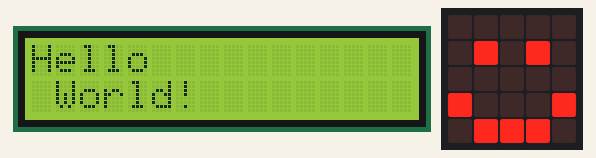
The program below on a simulated BBC micro:bit running MicroPython. Shown: 16×2 character LCD, the board's 5×5 LED display.

Above: at 0.2 s.
At 1.2 s:
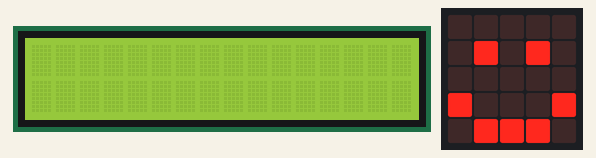
At 3.2 s:
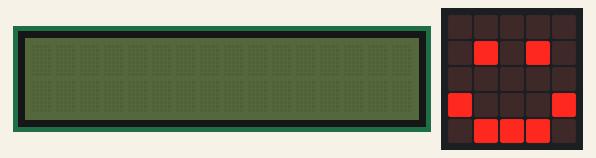

The program:

lcd_complete.py
```python
from microbit import *

LCD_I2C_ADDR = 39

class LCD1620():
    def __init__(self):
        self.buf = bytearray(1)
        self.BK = 0x08
        self.RS = 0x00
        self.E = 0x04
        self.setcmd(0x33)
        sleep(5)
        self.send(0x30)
        sleep(5)
        self.send(0x20)
        sleep(5)
        self.setcmd(0x28)
        self.setcmd(0x0C)
        self.setcmd(0x06)
        self.setcmd(0x01)
        self.version='1.0'

    def setReg(self, dat):
        self.buf[0] = dat
        i2c.write(LCD_I2C_ADDR, self.buf)
        sleep(1)

    def send(self, dat):
        d=dat&0xF0
        d|=self.BK
        d|=self.RS
        self.setReg(d)
        self.setReg(d|0x04)
        self.setReg(d)

    def setcmd(self, cmd):
        self.RS=0
        self.send(cmd)
        self.send(cmd<<4)

    def setdat(self, dat):
        self.RS=1
        self.send(dat)
        self.send(dat<<4)

    def clear(self):
        self.setcmd(1)

    def backlight(self, on):
        if on:
            self.BK=0x08
        else:
            self.BK=0
        self.setcmd(0)

    def on(self):
        self.setcmd(0x0C)

    def off(self):
        self.setcmd(0x08)

    def shl(self):
        self.setcmd(0x18)

    def shr(self):
        self.setcmd(0x1C)

    def char(self, ch, x=-1, y=0):
        if x>=0:
            a=0x80
            if y>0:
                a=0xC0
            a+=x
            self.setcmd(a)
        self.setdat(ch)

    def puts(self, s, x=0, y=0):
        if len(s)>0:
            self.char(ord(s[0]),x,y)
            for i in range(1, len(s)):
                self.char(ord(s[i]))

lcd = LCD1620()

while True:
    # Print to both lines of LCD
    display.show(Image.HAPPY)
    lcd.puts('Hello', 0, 0)
    lcd.puts('World!', 1, 5)
    sleep(1000)
    # Clear screen
    lcd.clear()
    sleep(1000)
    # Turn backlight off and on again
    lcd.backlight(1)
    sleep(1000)
    lcd.backlight(0)
    sleep(1000)
    lcd.backlight(1)
    sleep(1000)
```

Measured:
- by itself, everything shown: repeats every 5.1 s, in 5 steps
- what the display in image 0 shows lasts 1.0 s, from 0.2 s to 1.2 s
- what the display in image 1 shows lasts 2.0 s, from 1.2 s to 3.2 s
